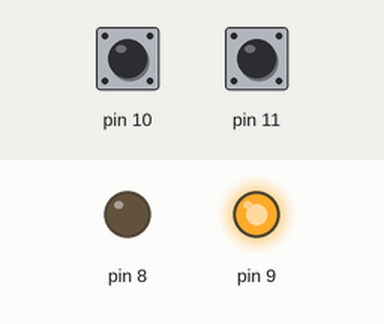
Simulated run of this sketch. Board: Arduino Uno, built with avr-gcc and run on an emulated ATmega328P. Shown: output pins drawn as LEDs (lit = HIGH). Inputs (shaded band) come from the test bench; at power-on: pin 10 HIGH, pin 11 HIGH.

Above: at 1.2 s.
1.3 s: pin 10 pulled LOW for 0.15 s
At 1.37 s:
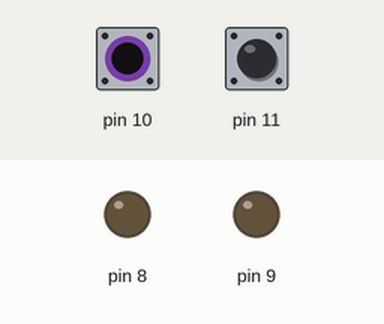
2.9 s: pin 11 pulled LOW for 0.15 s
At 2.97 s:
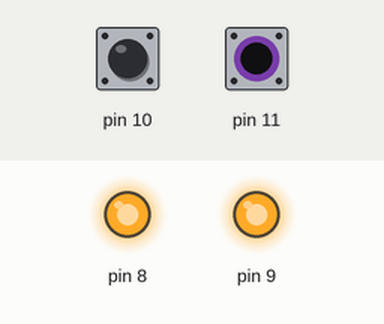
4.5 s: pin 11 pulled LOW for 3.2 s
At 8.9 s:
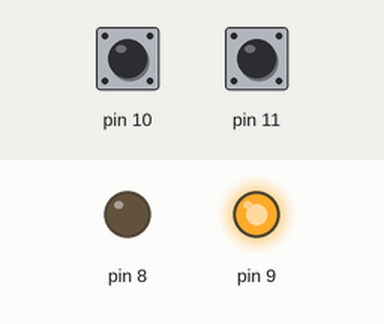
9.2 s: pin 10 pulled LOW for 3.2 s
At 10.1 s:
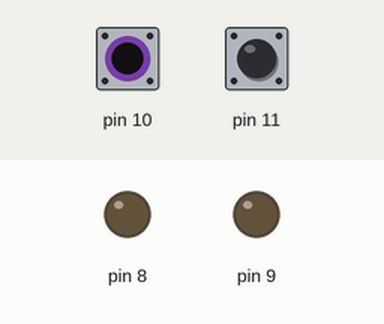
13.9 s: pin 10 driven LOW and pin 11 driven LOW
At 14.9 s:
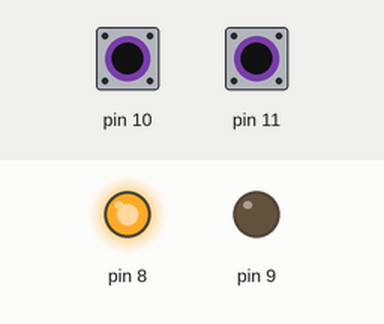
Timing chart, 0 to 16.4 s (numbered marks = the images above; inputs shaded):
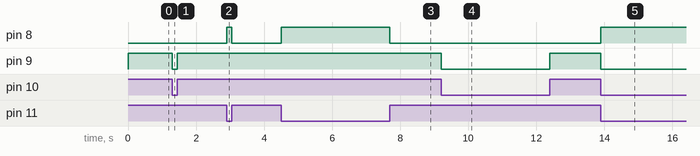

The sketch:

4.4.ino
```cpp
int val1=0;
int val2=0;
void setup() {
  // put your setup code here, to run once:
  pinMode(10,INPUT_PULLUP);
  pinMode(11,INPUT_PULLUP);
  pinMode(8,OUTPUT);
  pinMode(9,OUTPUT);


}

void loop() {
  // put your main code here, to run repeatedly:
  val1=digitalRead(10);
  val2=digitalRead(11);

  if(val1 == HIGH){
    digitalWrite(9,HIGH);
  }
  else{
    digitalWrite(9,LOW);
  }

  if(val2 == HIGH){
    digitalWrite(8,LOW);
  }
  else{
    digitalWrite(8,HIGH);
  }

}
```

Measured:
- after the input at 1.3 s, pin 9: HIGH → LOW at once, → HIGH 0.15 s later
- after the input at 2.9 s, pin 8: LOW → HIGH at once, → LOW 0.15 s later
- after the input at 4.5 s, pin 8: LOW → HIGH at once, → LOW 3.2 s later
- after the input at 9.2 s, pin 9: HIGH → LOW at once, → HIGH 3.2 s later
- after the input at 13.9 s, pin 8: LOW → HIGH at once; pin 9: HIGH → LOW at once
